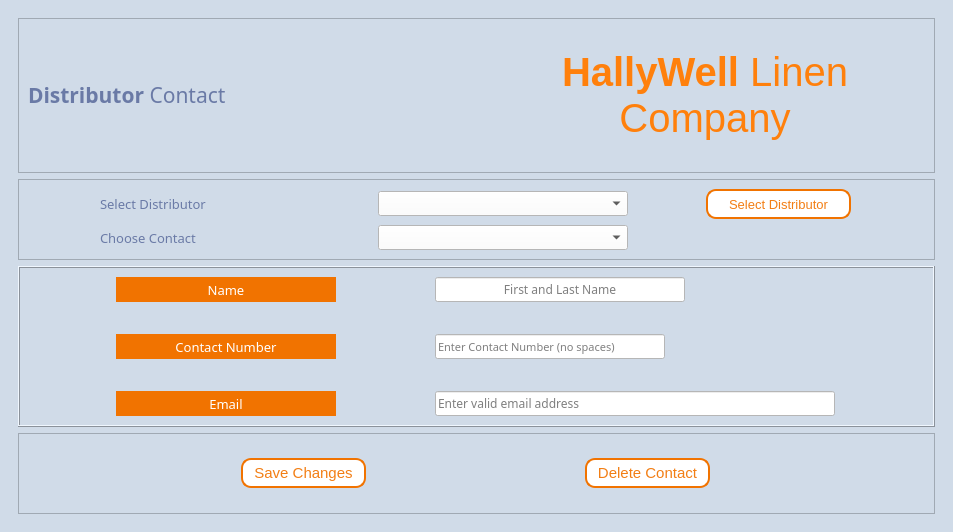
<?xml version="1.0" encoding="UTF-8"?>
<ui version="4.0">
 <class>DistributorContactForm</class>
 <widget class="QMainWindow" name="DistributorContactForm">
  <property name="geometry">
   <rect>
    <x>0</x>
    <y>0</y>
    <width>953</width>
    <height>532</height>
   </rect>
  </property>
  <property name="windowTitle">
   <string>Distributor Contact Form</string>
  </property>
  <property name="windowIcon">
   <iconset>
    <normaloff>../hallywell_icon.png</normaloff>../hallywell_icon.png</iconset>
  </property>
  <property name="styleSheet">
   <string notr="true">background-color:#D0DBE8;</string>
  </property>
  <widget class="QWidget" name="centralwidget">
   <layout class="QVBoxLayout" name="verticalLayout">
    <item>
     <widget class="QScrollArea" name="scrollArea">
      <property name="styleSheet">
       <string notr="true">QLineEdit{background-color:white;}
QPushButton{border:1px solid white; border-radius:10px;color:#F27E14;}
QPushButton::hover{border: solid black; background-color:white;}
QLabel{color: #8FA0C9;}
QComboBox{background-color:white;}
QScrollBar{background: black;}</string>
      </property>
      <property name="frameShape">
       <enum>QFrame::NoFrame</enum>
      </property>
      <property name="widgetResizable">
       <bool>true</bool>
      </property>
      <widget class="QWidget" name="scrollAreaWidgetContents">
       <property name="geometry">
        <rect>
         <x>0</x>
         <y>0</y>
         <width>931</width>
         <height>510</height>
        </rect>
       </property>
       <layout class="QVBoxLayout" name="verticalLayout_2">
        <item>
         <widget class="QFrame" name="frame">
          <property name="styleSheet">
           <string notr="true"/>
          </property>
          <property name="frameShape">
           <enum>QFrame::StyledPanel</enum>
          </property>
          <property name="frameShadow">
           <enum>QFrame::Raised</enum>
          </property>
          <layout class="QHBoxLayout" name="horizontalLayout_2">
           <item>
            <widget class="QLabel" name="DisContact">
             <property name="font">
              <font>
               <family>Montserrat</family>
               <pointsize>16</pointsize>
               <weight>50</weight>
               <bold>false</bold>
              </font>
             </property>
             <property name="styleSheet">
              <string notr="true">color:#6A7AA6</string>
             </property>
             <property name="text">
              <string>&lt;strong&gt; Distributor&lt;/strong&gt; Contact</string>
             </property>
             <property name="alignment">
              <set>Qt::AlignLeading|Qt::AlignLeft|Qt::AlignVCenter</set>
             </property>
            </widget>
           </item>
           <item>
            <widget class="QLabel" name="label_title">
             <property name="minimumSize">
              <size>
               <width>440</width>
               <height>135</height>
              </size>
             </property>
             <property name="maximumSize">
              <size>
               <width>440</width>
               <height>135</height>
              </size>
             </property>
             <property name="font">
              <font>
               <family>Segoe UI</family>
               <pointsize>30</pointsize>
              </font>
             </property>
             <property name="styleSheet">
              <string notr="true">color:#FF800C</string>
             </property>
             <property name="text">
              <string>&lt;strong&gt;HallyWell&lt;/strong&gt; 
Linen Company</string>
             </property>
             <property name="alignment">
              <set>Qt::AlignCenter</set>
             </property>
             <property name="wordWrap">
              <bool>true</bool>
             </property>
            </widget>
           </item>
          </layout>
         </widget>
        </item>
        <item>
         <widget class="QFrame" name="frame_3">
          <property name="styleSheet">
           <string notr="true">QPushButton{color:#F27E14; border:2px solid #F17300; border-radius: 10px;padding:2px;background-color:white;}
QPushButton::hover{border:2px solid white; background-color:#F27E14; color:white;}</string>
          </property>
          <property name="frameShape">
           <enum>QFrame::StyledPanel</enum>
          </property>
          <property name="frameShadow">
           <enum>QFrame::Raised</enum>
          </property>
          <layout class="QGridLayout" name="gridLayout">
           <item row="0" column="0">
            <widget class="QLabel" name="label_SelectDis">
             <property name="maximumSize">
              <size>
               <width>200</width>
               <height>16777215</height>
              </size>
             </property>
             <property name="font">
              <font>
               <family>Montserrat Medium</family>
               <pointsize>10</pointsize>
              </font>
             </property>
             <property name="styleSheet">
              <string notr="true">color:#6A7AA6</string>
             </property>
             <property name="text">
              <string>Select Distributor </string>
             </property>
            </widget>
           </item>
           <item row="0" column="1">
            <widget class="QComboBox" name="comboBox_selectDis">
             <property name="minimumSize">
              <size>
               <width>250</width>
               <height>25</height>
              </size>
             </property>
             <property name="maximumSize">
              <size>
               <width>200</width>
               <height>25</height>
              </size>
             </property>
            </widget>
           </item>
           <item row="0" column="2">
            <widget class="QPushButton" name="selectButton_SelectDis">
             <property name="minimumSize">
              <size>
               <width>145</width>
               <height>30</height>
              </size>
             </property>
             <property name="maximumSize">
              <size>
               <width>145</width>
               <height>30</height>
              </size>
             </property>
             <property name="font">
              <font>
               <pointsize>10</pointsize>
              </font>
             </property>
             <property name="cursor">
              <cursorShape>PointingHandCursor</cursorShape>
             </property>
             <property name="text">
              <string>Select Distributor</string>
             </property>
            </widget>
           </item>
           <item row="1" column="1">
            <widget class="QComboBox" name="comboBox_contact">
             <property name="minimumSize">
              <size>
               <width>0</width>
               <height>25</height>
              </size>
             </property>
             <property name="maximumSize">
              <size>
               <width>16777215</width>
               <height>25</height>
              </size>
             </property>
            </widget>
           </item>
           <item row="1" column="0">
            <widget class="QLabel" name="label">
             <property name="font">
              <font>
               <family>Montserrat Medium</family>
               <pointsize>10</pointsize>
              </font>
             </property>
             <property name="styleSheet">
              <string notr="true">color:#6A7AA6</string>
             </property>
             <property name="text">
              <string>Choose Contact</string>
             </property>
            </widget>
           </item>
          </layout>
         </widget>
        </item>
        <item>
         <widget class="QFrame" name="frame_4">
          <property name="maximumSize">
           <size>
            <width>16777215</width>
            <height>16777215</height>
           </size>
          </property>
          <property name="styleSheet">
           <string notr="true">QLineEdit{background-color:white;}
QComboBox{background-color:white;}
QComboBox QAbstractItemView{background-color:#F17300; color:white;}
QLabel{color:white;background-color:#F17300; border: solid white; border-radius: 0;}
QDoubleSpinBox{background-color:white;}
QPlainTextEdit{background-color:white;}
</string>
          </property>
          <property name="frameShape">
           <enum>QFrame::Box</enum>
          </property>
          <property name="frameShadow">
           <enum>QFrame::Raised</enum>
          </property>
          <layout class="QGridLayout" name="gridLayout_2">
           <property name="horizontalSpacing">
            <number>12</number>
           </property>
           <property name="verticalSpacing">
            <number>32</number>
           </property>
           <item row="2" column="0">
            <widget class="QLabel" name="label_2">
             <property name="minimumSize">
              <size>
               <width>220</width>
               <height>25</height>
              </size>
             </property>
             <property name="maximumSize">
              <size>
               <width>220</width>
               <height>25</height>
              </size>
             </property>
             <property name="font">
              <font>
               <family>Montserrat Medium</family>
               <pointsize>10</pointsize>
              </font>
             </property>
             <property name="text">
              <string>Email</string>
             </property>
             <property name="alignment">
              <set>Qt::AlignCenter</set>
             </property>
            </widget>
           </item>
           <item row="1" column="1">
            <widget class="QLineEdit" name="lineEdit_DisCN">
             <property name="minimumSize">
              <size>
               <width>230</width>
               <height>25</height>
              </size>
             </property>
             <property name="maximumSize">
              <size>
               <width>230</width>
               <height>25</height>
              </size>
             </property>
             <property name="font">
              <font>
               <family>Montserrat</family>
               <pointsize>8</pointsize>
              </font>
             </property>
             <property name="maxLength">
              <number>15</number>
             </property>
             <property name="placeholderText">
              <string>Enter Contact Number (no spaces)</string>
             </property>
            </widget>
           </item>
           <item row="1" column="0">
            <widget class="QLabel" name="label_DisCN">
             <property name="minimumSize">
              <size>
               <width>220</width>
               <height>25</height>
              </size>
             </property>
             <property name="maximumSize">
              <size>
               <width>250</width>
               <height>25</height>
              </size>
             </property>
             <property name="font">
              <font>
               <family>Montserrat Medium</family>
               <pointsize>10</pointsize>
              </font>
             </property>
             <property name="frameShape">
              <enum>QFrame::Panel</enum>
             </property>
             <property name="frameShadow">
              <enum>QFrame::Raised</enum>
             </property>
             <property name="text">
              <string>Contact Number</string>
             </property>
             <property name="alignment">
              <set>Qt::AlignCenter</set>
             </property>
            </widget>
           </item>
           <item row="0" column="0">
            <widget class="QLabel" name="label_DisName">
             <property name="minimumSize">
              <size>
               <width>220</width>
               <height>25</height>
              </size>
             </property>
             <property name="maximumSize">
              <size>
               <width>220</width>
               <height>25</height>
              </size>
             </property>
             <property name="font">
              <font>
               <family>Montserrat Medium</family>
               <pointsize>10</pointsize>
              </font>
             </property>
             <property name="frameShape">
              <enum>QFrame::Panel</enum>
             </property>
             <property name="frameShadow">
              <enum>QFrame::Raised</enum>
             </property>
             <property name="text">
              <string>Name</string>
             </property>
             <property name="alignment">
              <set>Qt::AlignCenter</set>
             </property>
            </widget>
           </item>
           <item row="0" column="1">
            <widget class="QLineEdit" name="lineEdit_DisName">
             <property name="minimumSize">
              <size>
               <width>250</width>
               <height>25</height>
              </size>
             </property>
             <property name="maximumSize">
              <size>
               <width>250</width>
               <height>25</height>
              </size>
             </property>
             <property name="font">
              <font>
               <family>Montserrat</family>
               <pointsize>9</pointsize>
              </font>
             </property>
             <property name="maxLength">
              <number>50</number>
             </property>
             <property name="alignment">
              <set>Qt::AlignCenter</set>
             </property>
             <property name="placeholderText">
              <string>First and Last Name</string>
             </property>
            </widget>
           </item>
           <item row="2" column="1">
            <widget class="QLineEdit" name="lineEdit_email">
             <property name="minimumSize">
              <size>
               <width>400</width>
               <height>25</height>
              </size>
             </property>
             <property name="maximumSize">
              <size>
               <width>400</width>
               <height>25</height>
              </size>
             </property>
             <property name="font">
              <font>
               <family>Montserrat Medium</family>
               <pointsize>9</pointsize>
              </font>
             </property>
             <property name="maxLength">
              <number>100</number>
             </property>
             <property name="placeholderText">
              <string>Enter valid email address</string>
             </property>
            </widget>
           </item>
          </layout>
         </widget>
        </item>
        <item>
         <widget class="QFrame" name="frame_5">
          <property name="styleSheet">
           <string notr="true">QPushButton{color:#F27E14; border:2px solid #F17300; border-radius: 10px;padding:2px;background-color:white;}
QPushButton::hover{border:2px solid white; background-color:#F27E14; color:white;}</string>
          </property>
          <property name="frameShape">
           <enum>QFrame::StyledPanel</enum>
          </property>
          <property name="frameShadow">
           <enum>QFrame::Raised</enum>
          </property>
          <layout class="QHBoxLayout" name="horizontalLayout_4">
           <item>
            <widget class="QPushButton" name="save_Button_DC">
             <property name="minimumSize">
              <size>
               <width>125</width>
               <height>30</height>
              </size>
             </property>
             <property name="maximumSize">
              <size>
               <width>120</width>
               <height>16777215</height>
              </size>
             </property>
             <property name="font">
              <font>
               <pointsize>11</pointsize>
              </font>
             </property>
             <property name="cursor">
              <cursorShape>PointingHandCursor</cursorShape>
             </property>
             <property name="text">
              <string>Save Changes</string>
             </property>
            </widget>
           </item>
           <item>
            <widget class="QPushButton" name="delete_Button_DC">
             <property name="minimumSize">
              <size>
               <width>125</width>
               <height>30</height>
              </size>
             </property>
             <property name="maximumSize">
              <size>
               <width>125</width>
               <height>16777215</height>
              </size>
             </property>
             <property name="font">
              <font>
               <pointsize>11</pointsize>
              </font>
             </property>
             <property name="cursor">
              <cursorShape>PointingHandCursor</cursorShape>
             </property>
             <property name="text">
              <string>Delete Contact</string>
             </property>
            </widget>
           </item>
          </layout>
         </widget>
        </item>
       </layout>
      </widget>
     </widget>
    </item>
   </layout>
  </widget>
 </widget>
 <resources/>
 <connections/>
</ui>
